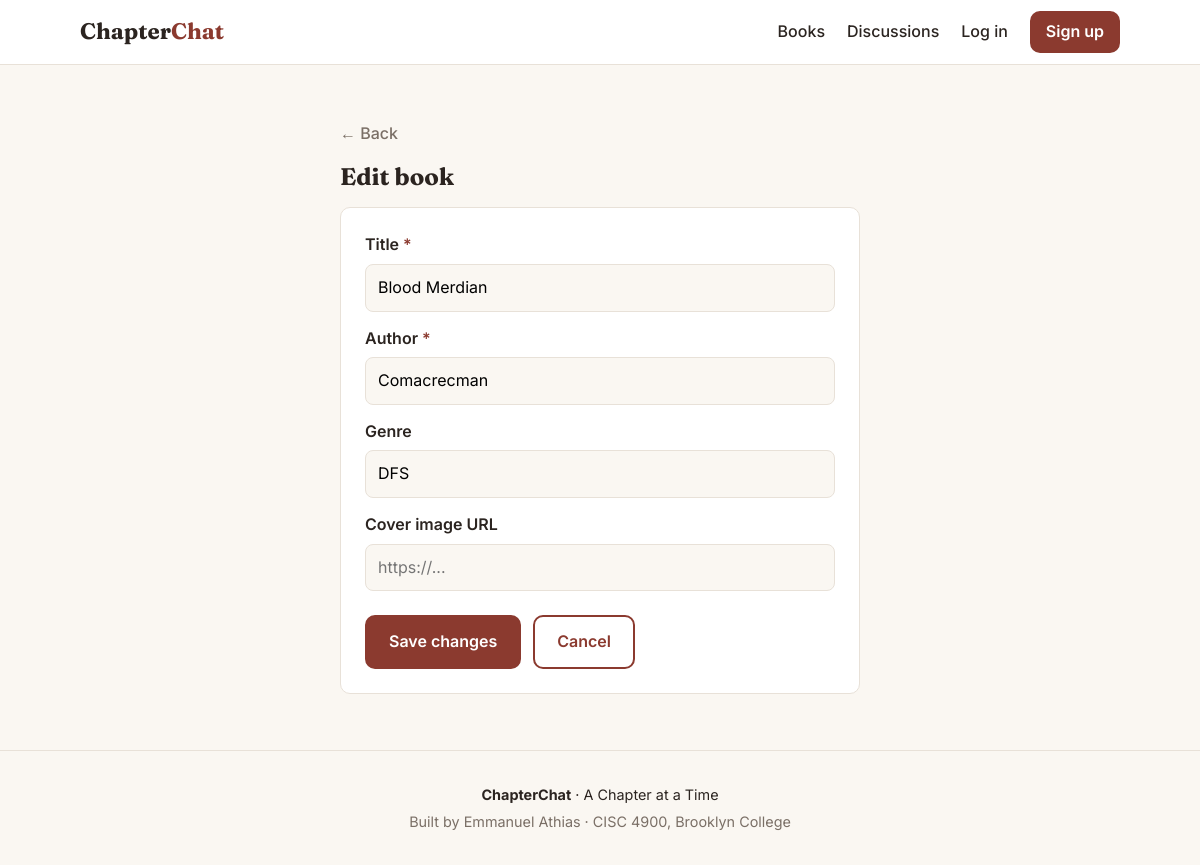
/books/1/edit, run on the app's committed database.
### backend/models.py (models this page shows, shortened)
class Book(db.Model):
    __tablename__ = "books"
    id = db.Column(db.Integer, primary_key=True)
    title = db.Column(db.String(200), nullable=False)
    author = db.Column(db.String(150), nullable=False)
    genre = db.Column(db.String(80))
    cover_image = db.Column(db.String(500))  # URL (e.g. from Google Books API)
    created_at = db.Column(db.DateTime, default=datetime.utcnow)
    reviews = db.relationship("Review", back_populates="book", cascade="all, delete-orphan")
    discussions = db.relationship("Discussion", back_populates="book", cascade="all, delete-orphan")

### backend/routes/books_routes.py (the view, shortened to what this page needs)
@books.route("/<int:book_id>/edit", methods=["GET", "POST"])
def edit_book(book_id):
    book = db.get_or_404(Book, book_id)
    return render_template("book_form.html", book=book, mode="edit")

### frontend/templates/book_form.html (shortened to what this page needs)
{% extends "base.html" %}
{% set is_edit = mode == "edit" %}
{% block content %}
<section class="section">
    <div class="container narrow">
        <a href="{{ url_for('books.book_detail', book_id=book.id) if is_edit else url_for('main.index') }}" class="back-link">← Back</a>
        <h1>{{ "Edit book" if is_edit else "Add a book" }}</h1>
        <form method="POST"
              action="{{ url_for('books.edit_book', book_id=book.id) if is_edit else url_for('books.add_book') }}"
              class="form-card">
            <label for="title">Title <span class="required">*</span></label>
            <input type="text" id="title" name="title" value="{{ book.title or '' }}" required>
            <label for="author">Author <span class="required">*</span></label>
            <input type="text" id="author" name="author" value="{{ book.author or '' }}" required>
            <label for="genre">Genre</label>
            <input type="text" id="genre" name="genre" value="{{ book.genre or '' }}" placeholder="e.g. Fantasy, Mystery">
            <label for="cover_image">Cover image URL</label>
            <input type="url" id="cover_image" name="cover_image" value="{{ book.cover_image or '' }}" placeholder="https://...">
            <div class="form-actions">
                <button type="submit" class="btn">{{ "Save changes" if is_edit else "Add book" }}</button>
                <a href="{{ url_for('books.book_detail', book_id=book.id) if is_edit else url_for('main.index') }}" class="btn btn-outline">Cancel</a>
            </div>
        </form>
    </div>
</section>
{% endblock %}

### frontend/static/css/style.css (style rules this page uses)
:root { --bg: #faf7f2; --surface: #ffffff; --text: #2b2420; --muted: #7a6f66; --border: #e8e1d8; --accent: #8b3a2f; --accent-dark: #6e2c23; --accent-soft: #f3e4df; --star: #d49a2a; --radius: 10px; }
* { box-sizing: border-box; }
body { margin: 0; font-family: "Inter", system-ui, sans-serif; color: var(--text); background: var(--bg); line-height: 1.6; }
h1, h2, h3 { font-family: "Fraunces", Georgia, serif; line-height: 1.2; margin: 0 0 8px; }
a { color: inherit; text-decoration: none; }
.container { max-width: 1080px; margin: 0 auto; padding: 0 20px; }
.btn { display: inline-block; background: var(--accent); color: #fff; padding: 12px 22px; border-radius: var(--radius); font-weight: 600; border: 2px solid var(--accent); transition: background 0.15s; }
.btn-outline { background: transparent; color: var(--accent); }
.section { padding: 56px 0; }
.narrow { max-width: 560px; }
.back-link { display: inline-block; color: var(--muted); margin-bottom: 16px; font-weight: 500; }
.form-card { background: var(--surface); border: 1px solid var(--border); border-radius: var(--radius); padding: 24px; margin-top: 16px; display: flex; flex-direction: column; }
.form-card label { font-weight: 600; margin: 14px 0 6px; }
.form-card label:first-child { margin-top: 0; }
.form-card input { font: inherit; padding: 10px 12px; border: 1px solid var(--border); border-radius: 8px; background: var(--bg); }
.required { color: var(--accent); }
.form-actions { display: flex; gap: 12px; margin-top: 24px; }
button.btn { font: inherit; font-weight: 600; cursor: pointer; }

### data on the page
Book: title "Blood Merdian", author "Comacrecman", genre "DFS"

### other printed values
{{ "Edit book" if is_edit else "Add a book" }} "Edit book"
{{ "Save changes" if is_edit else "Add book" }} "Save changes"
